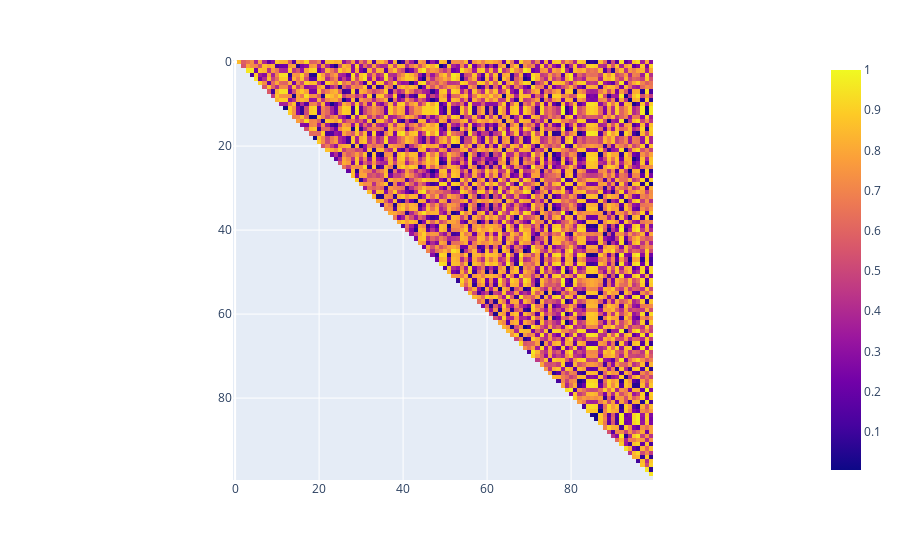

Source (notebook cell):
### Code cell
px.imshow(np.where(Wght_Dist == 0, None, Wght_Dist))

### Figure 1 — Plotly figure (JSON) as saved in the notebook; plotly's stock layout.template omitted (floating-point values rounded to 4 significant figures; data arrays with more than 128 entries replaced by an {"elided": "..."} marker saying what was removed)
{"data": [{"coloraxis": "coloraxis", "hovertemplate": "x: %{x}<br>y: %{y}<br>color: %{z}<extra></extra>", "name": "0", "type": "heatmap", "xaxis": "x", "yaxis": "y", "z": {"elided": "100x100 float values"}}], "layout": {"coloraxis": {"colorscale": [[0, "#0d0887"], [0.1111, "#46039f"], [0.2222, "#7201a8"], [0.3333, "#9c179e"], [0.4444, "#bd3786"], [0.5556, "#d8576b"], [0.6667, "#ed7953"], [0.7778, "#fb9f3a"], [0.8889, "#fdca26"], [1, "#f0f921"]]}, "margin": {"t": 60}, "xaxis": {"anchor": "y", "constrain": "domain", "domain": [0, 1], "scaleanchor": "y"}, "yaxis": {"anchor": "x", "autorange": "reversed", "constrain": "domain", "domain": [0, 1]}}}
